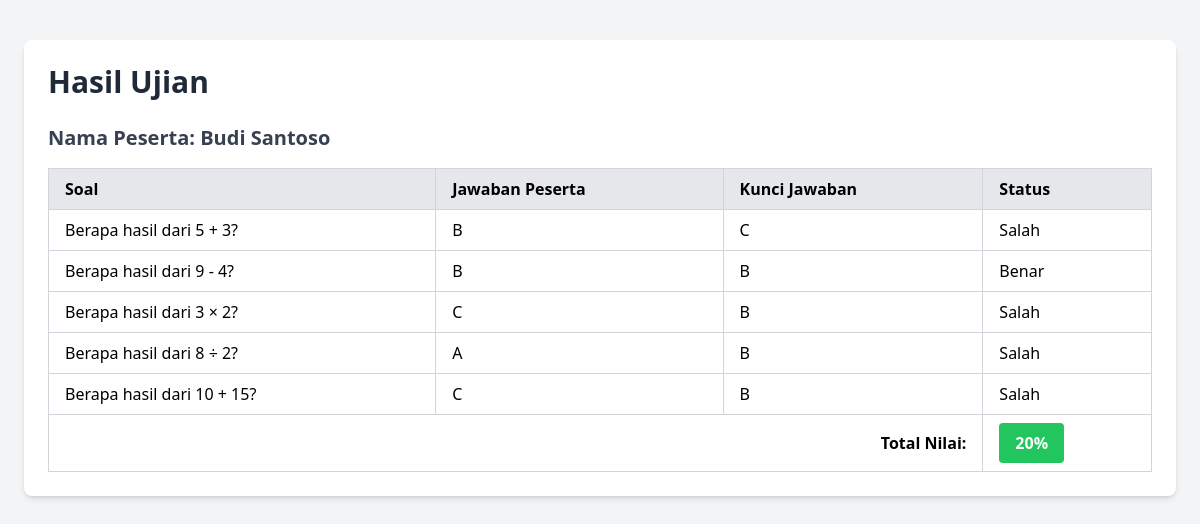
The app's page /hasil.php?id_peserta=2 with its own data.
### tables this page shows
CREATE TABLE `peserta` (
  `id` int(11) NOT NULL,
  `nama_peserta` varchar(100) NOT NULL,
  `instansi_id` int(11) DEFAULT NULL
);

CREATE TABLE `report` (
  `id` int(11) NOT NULL,
  `peserta_id` int(11) NOT NULL,
  `pertanyaan_id` int(11) NOT NULL,
  `jawaban_peserta` varchar(10) NOT NULL
);

CREATE TABLE `pertanyaan` (
  `id` int(11) NOT NULL,
  `text_soal` text NOT NULL,
  `pilihan_jawaban` longtext NOT NULL CHECK (json_valid(`pilihan_jawaban`)),
  `kunci_jawaban` varchar(10) NOT NULL
);

### hasil.php (the view, shortened to what this page needs)
<!DOCTYPE html>
<html lang="en">
<head>
  <script src="https://cdn.tailwindcss.com"></script>
</head>
<body class="bg-gray-100 py-10">
  <div class="max-w-6xl mx-auto bg-white shadow-md rounded-lg p-6">
    <h1 class="text-3xl font-bold text-gray-800 mb-6">Hasil Ujian</h1>
    <?php
    $host = 'localhost';
    $user = 'root';
    $password = '';
    $database = 'report-psikotes';
    $conn = new mysqli($host, $user, $password, $database);
    $id_peserta = isset($_GET['id_peserta']) ? (int) $_GET['id_peserta'] : 0;
    $query_nama = "SELECT nama_peserta FROM peserta WHERE id = $id_peserta";
    $result_nama = $conn->query($query_nama);
    $nama_user = '';
    if ($result_nama->num_rows > 0) {
      $row_nama = $result_nama->fetch_assoc();
      $nama_user = htmlspecialchars($row_nama['nama_peserta']);
    }
    echo "<h2 class='text-xl font-semibold text-gray-700'>Nama Peserta: $nama_user</h2>";
    ?>
    <table class="table-auto w-full border-collapse border border-gray-300 mt-4">
      <thead>
        <tr class="bg-gray-200">
          <th class="border border-gray-300 px-4 py-2 text-left">Soal</th>
          <th class="border border-gray-300 px-4 py-2 text-left">Jawaban Peserta</th>
          <th class="border border-gray-300 px-4 py-2 text-left">Kunci Jawaban</th>
          <th class="border border-gray-300 px-4 py-2 text-left">Status</th>
        </tr>
      </thead>
      <tbody>
        <?php
        $query = "SELECT r.jawaban_peserta, p.text_soal, p.kunci_jawaban
                  FROM report r
                  JOIN pertanyaan p ON r.pertanyaan_id = p.id
                  WHERE r.peserta_id = $id_peserta";
        $result = $conn->query($query);
        $total_nilai = 0;
        $total_soal = 0;
        if ($result->num_rows > 0) {
          while ($row = $result->fetch_assoc()) {
            $total_soal++;
            $status = ($row['jawaban_peserta'] === $row['kunci_jawaban']) ? 'Benar' : 'Salah';
            if ($status === 'Benar') {
              $total_nilai++;
            }
            echo "<tr>";
            echo "<td class='border border-gray-300 px-4 py-2'>" . htmlspecialchars($row['text_soal']) . "</td>";
            echo "<td class='border border-gray-300 px-4 py-2'>" . htmlspecialchars($row['jawaban_peserta']) . "</td>";
            echo "<td class='border border-gray-300 px-4 py-2'>" . htmlspecialchars($row['kunci_jawaban']) . "</td>";
            echo "<td class='border border-gray-300 px-4 py-2'>" . $status . "</td>";
            echo "</tr>";
          }
        } else {
          echo "<tr>";
          echo "<td colspan='4' class='border border-gray-300 px-4 py-2 text-center'>Tidak ada data hasil ujian</td>";
          echo "</tr>";
        }
        $persentase_nilai = ($total_nilai / $total_soal) * 100;
        echo "<tr class='font-bold'>";
        echo "<td colspan='3' class='border border-gray-300 px-4 py-2 text-right'>Total Nilai:</td>";
        echo "<td class='border border-gray-300 px-4 py-2'>
                <button class='bg-green-500 hover:bg-green-600 text-white font-bold py-2 px-4 rounded'>
                  " . round($persentase_nilai) . "%
                </button>
              </td>";
        echo "</tr>";
        ?>
      </tbody>
    </table>
  </div>
</body>
</html>

### records on screen
peserta: nama_peserta "Budi Santoso"
report: pertanyaan.text_soal "Berapa hasil dari 5 + 3?", jawaban_peserta "B", pertanyaan.kunci_jawaban "C", jawaban_peserta.kunci_jawaban "Salah"
report: pertanyaan.text_soal "Berapa hasil dari 9 - 4?", jawaban_peserta "B", pertanyaan.kunci_jawaban "B", jawaban_peserta.kunci_jawaban "Benar"
report: pertanyaan.text_soal "Berapa hasil dari 3 × 2?", jawaban_peserta "C", pertanyaan.kunci_jawaban "B", jawaban_peserta.kunci_jawaban "Salah"
report: pertanyaan.text_soal "Berapa hasil dari 8 ÷ 2?", jawaban_peserta "A", pertanyaan.kunci_jawaban "B", jawaban_peserta.kunci_jawaban "Salah"
report: pertanyaan.text_soal "Berapa hasil dari 10 + 15?", jawaban_peserta "C", pertanyaan.kunci_jawaban "B", jawaban_peserta.kunci_jawaban "Salah"

### other values on screen
$persentase_nilai "20"
